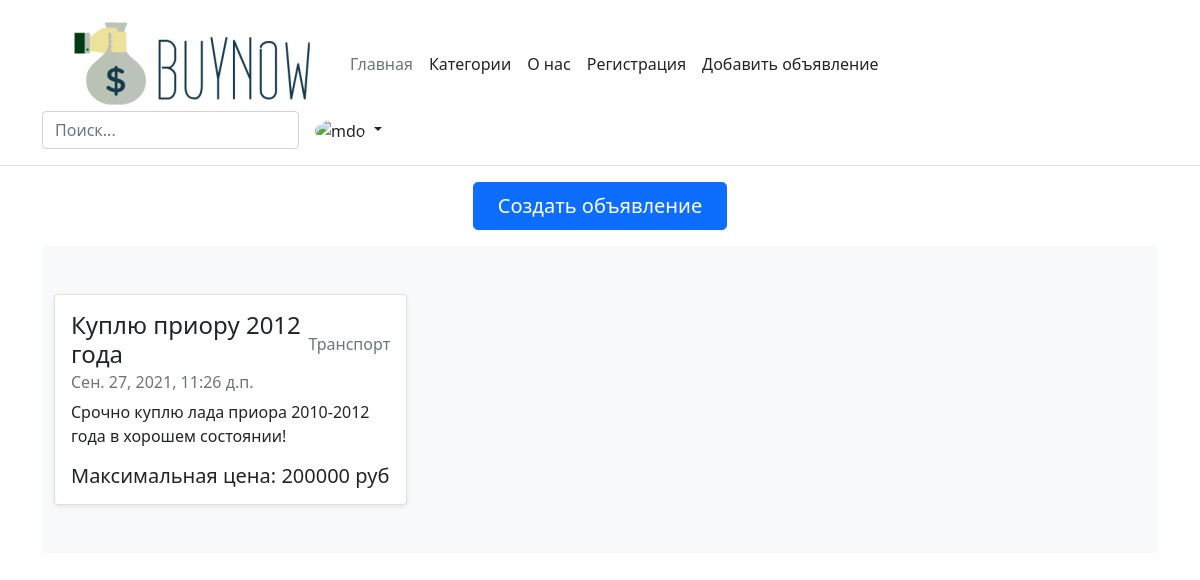
Before: / with the older database file.
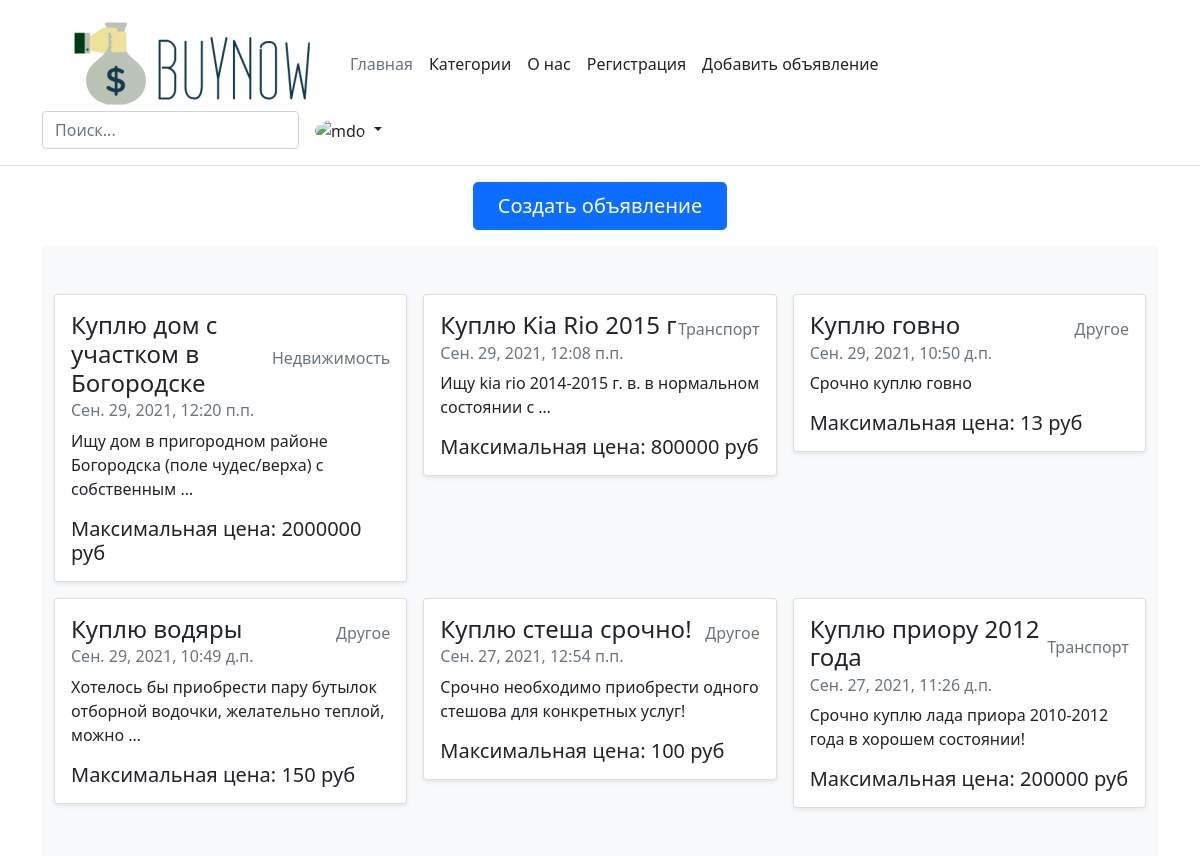
After: the same page with the newer database file.
### category_transport/models.py (models this page shows)
class Transport_Ad(Ad):
    category = 'Транспорт'
    brand = models.CharField('Марка', max_length=40)
    model = models.CharField('Модель', max_length=60)
    year = models.PositiveIntegerField('Год')
    class Meta:
        verbose_name = 'Транспорт'
        verbose_name_plural = 'Транспорт'

### category_real_estate/models.py (models this page shows)
class Real_Estate_Ad(Ad):
    category = 'Недвижимость'
    square = models.PositiveIntegerField('Площадь')
    location = models.CharField('Район', max_length=100)
    class Meta:
        verbose_name = 'Недвижимость'
        verbose_name_plural = 'Недвижимость'

### category_other/models.py (models this page shows)
class Other_Ad(Ad):
    category = 'Другое'
    class Meta:
        verbose_name = 'Другое'
        verbose_name_plural = 'Другое'

### ad/views.py (the view)
# urls.py: path('', views.main, name='main'),
def main(request):
    transport = Transport_Ad.objects.all()
    houses = Real_Estate_Ad.objects.all()
    other = Other_Ad.objects.all()
    result = sorted(chain(transport, houses, other), key=attrgetter('date'), reverse=True)
    context = {'ads': result}
    return render(request, 'ad/main.html', context)

### ad/templates/ad/main.html (shortened to what this page needs)
{% extends 'ad/base.html' %}
{% block content %}
    <div class="mb-3 d-sm-flex justify-content-sm-center">
        <a class="btn btn-primary btn-lg px-4 gap-3" href="{% url 'choose_category' %}" >Создать объявление</a>
    </div>
    {% include 'ad/list_view.html' %}
{% endblock %}

### ad/templates/ad/base.html (shortened to what this page needs)
<!DOCTYPE html>
<html lang="en">
<head>
  <link href="https://cdn.jsdelivr.net/npm/bootstrap@5.1.1/dist/css/bootstrap.min.css" rel="stylesheet">
</head>
<body>
    <header class="p-3 mb-3 border-bottom">
      <div class="container">
        <div class="d-flex flex-wrap align-items-center justify-content-center justify-content-lg-start">
          <a href="{% url 'main' %}" class="d-flex align-items-center mb-2 mb-lg-0 text-dark text-decoration-none">
            {% load static %}
            <img src="{% static 'buyers/logo.png' %}" alt="site logo" width="300" height="95">
          </a>
          <ul class="nav col-12 col-lg-auto me-lg-auto mb-2 justify-content-center mb-md-0">
            <li><a href="{% url 'main' %}" class="nav-link px-2 link-secondary">Главная</a></li>
            <li><a href="#" class="nav-link px-2 link-dark">Категории</a></li>
            <li><a href="#" class="nav-link px-2 link-dark">О нас</a></li>
            <li><a href="#" class="nav-link px-2 link-dark">Регистрация</a></li>
            <li><a href="#" class="nav-link px-2 link-dark">Добавить объявление</a></li>
          </ul>
          <form class="col-12 col-lg-auto mb-3 mb-lg-0 me-lg-3">
            <input type="search" class="form-control" placeholder="Поиск..." aria-label="Search">
          </form>
          <div class="dropdown text-end">
            <a href="#" class="d-block link-dark text-decoration-none dropdown-toggle" id="dropdownUser1" data-bs-toggle="dropdown" aria-expanded="false">
              <img src="https://github.com/mdo.png" alt="mdo" class="rounded-circle" width="32" height="32">
            </a>
          </div>
        </div>
      </div>
    </header>
  <div class="container">
    {% block content %} {% endblock %}
  </div>
</body>
</html>

### ad/templates/ad/list_view.html
<div class="album py-5 bg-light">
    <div class="container">
      <div class="row row-cols-1 row-cols-sm-2 row-cols-md-3 g-3">
        {% for ad in ads %}
        <div class="col">
          <div class="card shadow-sm">
                <div class="card-body">
                  <div class="d-flex justify-content-between align-items-center">
                    <h4 class="card-title">{{ ad.title }}</h4>
                    <p class="card-text text-muted">{{ ad.category }}</p>
                  </div>
                      <h6 class="card-subtitle mb-2 text-muted">{{ ad.date }}</h6>
                    <p class="card-text" >{{ ad.text|truncatewords:10 }}</p>
                    <div class="d-flex justify-content-between align-items-center">
                        <h5 class="card-text">Максимальная цена: {{ ad.max_price }} руб</h5>
                    </div>
                </div>
          </div>
        </div>
        {% endfor %}
      </div>
    </div>
  </div>

Changed rows visible on the page:
added Real_Estate_Ad: title "Куплю дом с участком в Богородске", category "Недвижимость", date "Сен. 29, 2021, 12:20 п.п.", text "Ищу дом в пригородном районе Богородска (поле чудес/верха) с собственным …", max_price "2000000"
added Transport_Ad: title "Куплю Kia Rio 2015 г", category "Транспорт", date "Сен. 29, 2021, 12:08 п.п.", text "Ищу kia rio 2014-2015 г. в. в нормальном состоянии с …", max_price "800000"
added Other_Ad: title "Куплю говно", category "Другое", date "Сен. 29, 2021, 10:50 д.п.", text "Срочно куплю говно", max_price "13"
added Other_Ad: title "Куплю водяры", category "Другое", date "Сен. 29, 2021, 10:49 д.п.", text "Хотелось бы приобрести пару бутылок отборной водочки, желательно теплой, можно …", max_price "150"
added Other_Ad: title "Куплю стеша срочно!", category "Другое", date "Сен. 27, 2021, 12:54 п.п.", text "Срочно необходимо приобрести одного стешова для конкретных услуг!", max_price "100"
